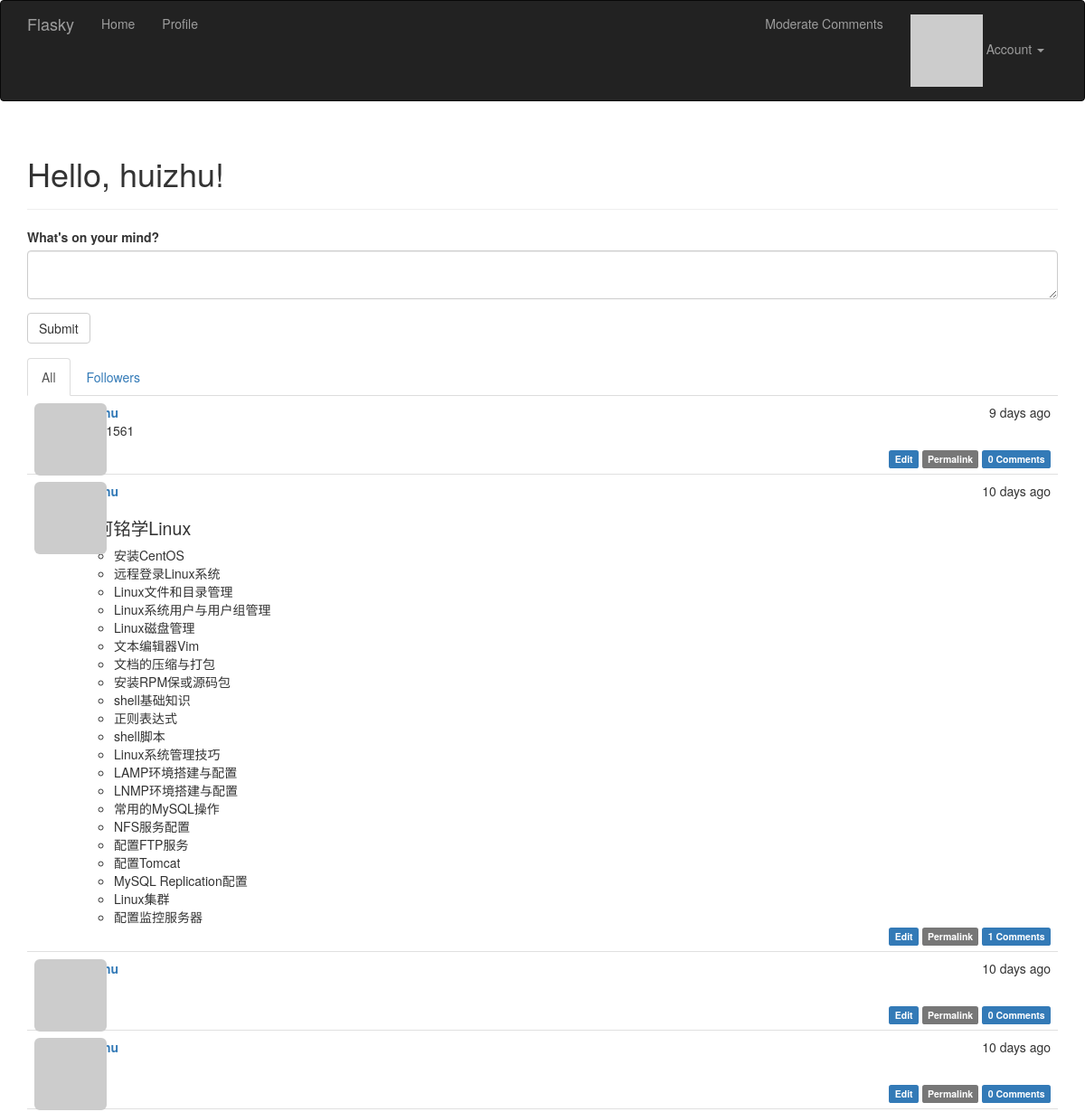
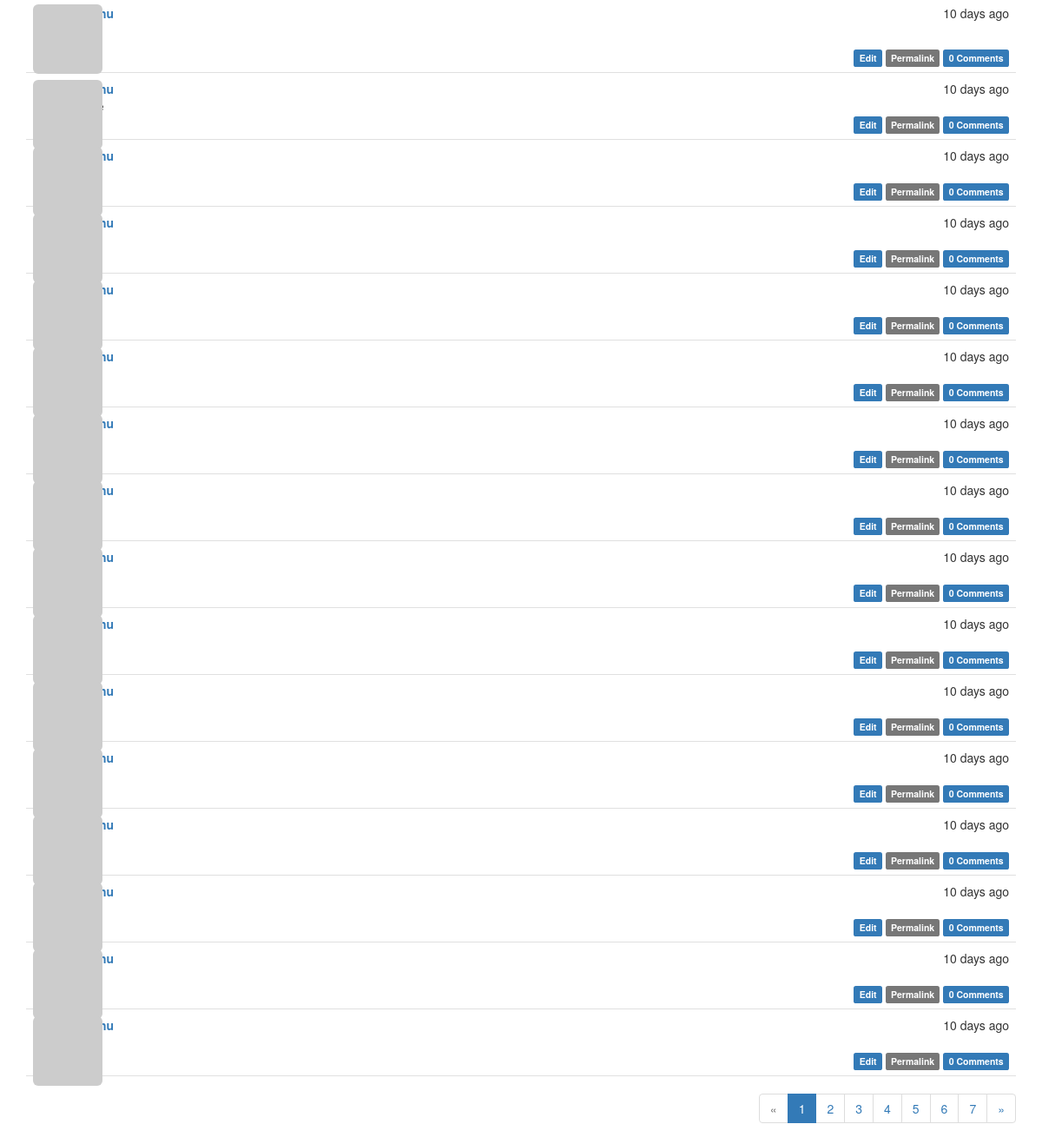
Page / (signed in) on the earlier database version (2 pictures, top to bottom).
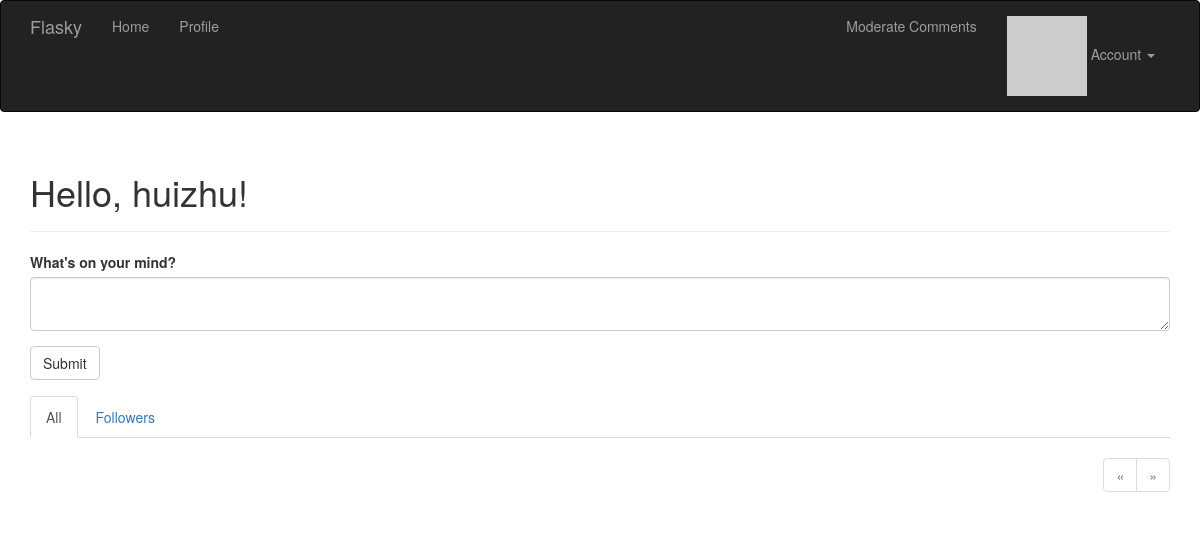
Same page on the later database version.
### app/models.py (models this page shows, shortened)
class Post(db.Model):
    __tablename__ = 'posts'
    id = db.Column(db.Integer, primary_key=True)
    body = db.Column(db.Text)
    body_html = db.Column(db.Text)
    timestamp = db.Column(db.DateTime, index=True, default=datetime.utcnow)
    author_id = db.Column(db.Integer, db.ForeignKey('users.id'))
    comments = db.relationship('Comment', backref='post', lazy='dynamic')

### app/main/views.py (the view)
@main.route('/', methods=['GET', 'POST'])
def index():
    form = PostForm()
    if current_user.can(Permission.WRITE) and form.validate_on_submit():
        post = Post(body=form.body.data,
                    author=current_user._get_current_object())
        db.session.add(post)
        db.session.commit()
        return redirect(url_for('.index'))
    page = request.args.get('page', 1, type=int)
    show_followed = False
    if current_user.is_authenticated:
        show_followed = bool(request.cookies.get('show_followed', ''))
    if show_followed:
        query = current_user.followed_posts
    else:
        query = Post.query
    pagination = query.order_by(Post.timestamp.desc()).paginate(
        page, per_page=current_app.config['FLASKY_POSTS_PER_PAGE'],
        error_out=False)
    posts = pagination.items
    return render_template('index.html', form=form, posts=posts,
                           show_followed=show_followed, pagination=pagination)

### app/main/forms.py
class PostForm(FlaskForm):
    body = PageDownField("What's on your mind?", validators=[DataRequired()])
    submit = SubmitField('Submit')

### app/auth/views.py (called while the page is built)
@auth.before_app_request
def before_request():
    if current_user.is_authenticated:
        current_user.ping()
        if not current_user.confirmed \
                and request.endpoint \
                and request.blueprint != 'auth' \
                and request.endpoint != 'static':
            return redirect(url_for('auth.unconfirmed'))

### app/main/__init__.py (called while the page is built)
@main.app_context_processor
def inject_permissions():
    return dict(Permission=Permission)

### app/main/views.py (called while the page is built)
@main.after_app_request
def after_request(response):
    for query in get_debug_queries():
        if query.duration >= current_app.config['FLASKY_SLOW_DB_QUERY_TIME']:
            current_app.logger.warning(
                'Slow query: %s\nParameters: %s\nDuration: %fs\nContext: %s\n'
                % (query.statement, query.parameters, query.duration,
                   query.context))
    return response

### app/models.py (called while the page is built)
@login_manager.user_loader
def load_user(user_id):
    return User.query.get(int(user_id))

    def has_permission(self, perm):
        return self.permissions & perm == perm

### app/templates/index.html (shortened to what this page needs)
{% extends "base.html" %}
{% import "bootstrap/wtf.html" as wtf %}
{% import "_macros.html" as macros %}
{% block page_content %}
<div class="page-header">
    <h1>Hello, {% if current_user.is_authenticated %}{{ current_user.username }}{% else %}Stranger{% endif %}!</h1>
</div>
<div>
    {% if current_user.can(Permission.WRITE) %}
    {{ wtf.quick_form(form) }}
    {% endif %}
</div>
<div class="post-tabs">
    <ul class="nav nav-tabs">
        <li{% if not show_followed %} class="active"{% endif %}><a href="{{ url_for('.show_all') }}">All</a></li>
        {% if current_user.is_authenticated %}
        <li{% if show_followed %} class="active"{% endif %}><a href="{{ url_for('.show_followed') }}">Followers</a></li>
        {% endif %}
    </ul>
    {% include '_posts.html' %}
</div>
{% if pagination %}
<div class="pagination">
    {{ macros.pagination_widget(pagination, '.index') }}
</div>
{% endif %}
{% endblock %}

### app/templates/_posts.html
<ul class="posts">
    {% for post in posts %}
    <li class="post">
        <div class="post-thumbnail">
            <a href="{{ url_for('.user', username=post.author.username) }}">
                <img class="img-rounded profile-thumbnail" src="{{ post.author.gravatar(size=40) }}">
            </a>
        </div>
        <div class="post-content">
            <div class="post-date">{{ moment(post.timestamp).fromNow() }}</div>
            <div class="post-author"><a href="{{ url_for('.user', username=post.author.username) }}">{{ post.author.username }}</a></div>
            <div class="post-body">
                {% if post.body_html %}
                    {{ post.body_html | safe }}
                {% else %}
                    {{ post.body }}
                {% endif %}
            </div>
            <div class="post-footer">
                 {% if current_user == post.author %}
                <a href="{{ url_for('.edit', id=post.id) }}">
                    <span class="label label-primary">Edit</span>
                </a>
                {% elif current_user.is_administrator() %}
                <a href="{{ url_for('.edit', id=post.id) }}">
                    <span class="label label-danger">Edit [Admin]</span>
                </a>
                {% endif %}
                <a href="{{ url_for('.post', id=post.id) }}">
                    <span class="label label-default">Permalink</span>
                </a>
                <a href="{{ url_for('.post', id=post.id) }}#comments">
                    <span class="label label-primary">{{ post.comments.count() }} Comments</span>
                </a>
            </div>
        </div>
    </li>
    {% endfor %}
</ul>

Differences in the rows shown:
removed Post: timestamp "9 days ago", comments.count "0"
removed Post: timestamp "10 days ago", body_html "跟阿铭学Linux 安装CentOS 远程登录Linux系统 Linux文件和目录管理 Linux系统用户与用户组管理 Linux磁盘管理 文本编辑器Vim 文档的压缩与打包 安装RPM保或源码包 shell基础知识 正则表达式 shell脚本 Linux系统管理技巧 LAMP环境搭建与配置 LNMP环境搭建与配置 常用的MySQL操作 NFS服务配置 配置FTP服务 配置Tomcat MySQL Replication配置 Linux集群 配置监控服务器", comments.count "1"
removed Post: timestamp "10 days ago", comments.count "0"
removed Post: timestamp "10 days ago", comments.count "0"
removed Post: timestamp "10 days ago", comments.count "0"
removed Post: timestamp "10 days ago", comments.count "0"
removed Post: timestamp "10 days ago", comments.count "0"
removed Post: timestamp "10 days ago", comments.count "0"
removed Post: timestamp "10 days ago", comments.count "0"
removed Post: timestamp "10 days ago", comments.count "0"
removed Post: timestamp "10 days ago", comments.count "0"
removed Post: timestamp "10 days ago", comments.count "0"
removed Post: timestamp "10 days ago", comments.count "0"
removed Post: timestamp "10 days ago", comments.count "0"
removed Post: timestamp "10 days ago", comments.count "0"
removed Post: timestamp "10 days ago", comments.count "0"
removed Post: timestamp "10 days ago", comments.count "0"
removed Post: timestamp "10 days ago", comments.count "0"
removed Post: timestamp "10 days ago", comments.count "0"
removed Post: timestamp "10 days ago", comments.count "0"
Other differences:
list line gone: "1"
list line gone: "2"
list line gone: "3"
list line gone: "4"
list line gone: "5"
list line gone: "6"
list line gone: "7"
